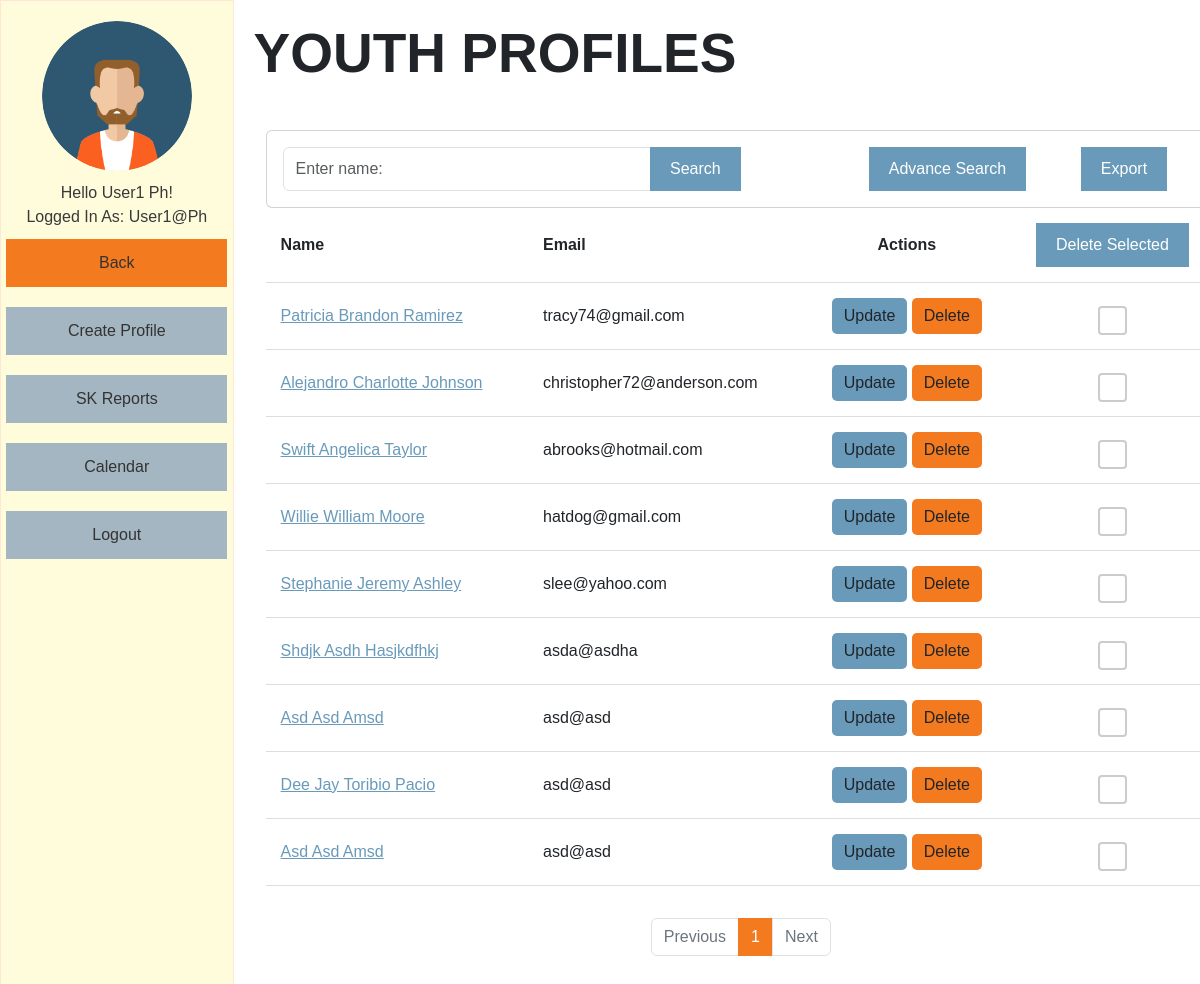
The page /viewprofile.php (signed in) on the database its author committed.
### tables this page shows
CREATE TABLE `profiles` (
  `id` int(11) NOT NULL,
  `lname` varchar(100) DEFAULT NULL,
  `fname` varchar(100) DEFAULT NULL,
  `mname` varchar(100) DEFAULT NULL,
  `suffix` varchar(20) DEFAULT NULL,
  `region` varchar(100) DEFAULT NULL,
  `province` varchar(100) DEFAULT NULL,
  `municipality` varchar(100) DEFAULT NULL,
  `barangay` varchar(100) DEFAULT NULL,
  `purok` varchar(100) DEFAULT NULL,
  `sex` varchar(10) DEFAULT NULL,
  `age` int(11) DEFAULT NULL,
  `email` varchar(100) DEFAULT NULL,
  `birth_month` varchar(20) DEFAULT NULL,
  `birth_day` varchar(20) DEFAULT NULL,
  `birth_year` varchar(20) DEFAULT NULL,
  `contactnumber` varchar(20) DEFAULT NULL,
  `civil_status` varchar(20) DEFAULT NULL,
  `youth_classification` varchar(100) DEFAULT NULL,
  `age_group` varchar(50) DEFAULT NULL,
  `work_status` varchar(50) DEFAULT NULL,
  `educational_background` varchar(50) DEFAULT NULL,
  `register_sk_voter` varchar(50) DEFAULT NULL,
  `voted_last_election` varchar(3) NOT NULL,
  `attended_kk` varchar(3) NOT NULL,
  `times_attended_kk` int(11) DEFAULT NULL,
  `date_created` varchar(50) NOT NULL,
  `barangay_code` varchar(50) DEFAULT NULL
);

### viewprofile.php (the view, shortened to what this page needs)
<?php
include("conne.php");
?>
<!DOCTYPE html>
<html>
<head>
    <link href="https://cdn.jsdelivr.net/npm/bootstrap@5.0.0-beta1/dist/css/bootstrap.min.css" rel="stylesheet">
    <link href="https://cdn.jsdelivr.net/npm/bootstrap@5.3.3/dist/css/bootstrap.min.css" rel="stylesheet">
    <link rel="stylesheet" type="text/css" href="src/temp.css">
    <link rel="stylesheet" type="text/css" href="src/css.css">
</head>
<body>
    <div class="sidebar">
        <img src="src/avatar.png" alt="Avatar">
        <p><?php echo "Hello " . $_SESSION['fname'] . " " . $_SESSION['lname'] . "!" . "<br>"; ?>
            Logged in as: <?php echo $_SESSION['email']; ?></p>
        <a href="homepage.php">Back</a>
        <a href="crud.php">Create Profile</a>
        <a href="records.php">SK Reports</a>
        <a href="calendar.php">Calendar</a>
        <a href="logout.php">Logout</a>
    </div>
    <div class="content">
        <h1>youth profiles</h1>
        <div class="search-container">
            <div class="container">
                <div class="row">
                    <div class="col-md-12">
                        <div class="card mt-4">
                            <div class="card-body">
                                <div class="row">
                                    <div class="col-md-7">
                                        <form action="" method="GET">
                                            <div class="input-group mb-3">
                                                <input type="text" name="search" value="<?php if (isset($_GET['search'])) {
                                                                                        echo $_GET['search'];
                                                                                    } ?>" class="form-control" placeholder="Enter name:">
                                                <button type="submit" class="btn btn-primary">Search</button>
                                                <div class="col-md-2">
                                                    <button style="margin-left: 129px; width: max-content; border-radius: 0" class="btn btn-primary"><a style="text-decoration: none; color: #fff;" type="button" href="advance_search.php">Advance Search</a></button>
                                                </div>
                                            </div>
                                        </form>
                                    </div>
                                    <div class="col-md-2">
                                        <button id="exportBtn" style="margin-left:144%">Export</button>
                                    </div>
                                </div>
                            </div>
                        </div>
                    </div>
                    <?php
                    $recordsPerPage = 20;
                    $currentPage = isset($_GET['page']) ? $_GET['page'] : 1;
                    $offset = ($currentPage - 1) * $recordsPerPage;
                    if (isset($_GET['search'])) {
                        $searchQuery = $_GET['search'];
                        $sql = "SELECT *,
                                       TIMESTAMPDIFF(YEAR,
                                                     CONVERT_TZ(STR_TO_DATE(CONCAT(birth_year,'-',birth_month,'-',birth_day), '%Y-%m-%d'), '+00:00', '+08:00'),
                                                     CURDATE()) AS age
                                FROM profiles
                                WHERE fname LIKE '%$searchQuery%' OR lname LIKE '%$searchQuery%' OR mname LIKE '%$searchQuery%' OR id LIKE '%$searchQuery%' OR email LIKE '%$searchQuery%'
                                ORDER BY id DESC
                                LIMIT $recordsPerPage OFFSET $offset";
                    } else {
                        $sql = "SELECT *,
                                       TIMESTAMPDIFF(YEAR,
                                                     CONVERT_TZ(STR_TO_DATE(CONCAT(birth_year,'-',birth_month,'-',birth_day), '%Y-%m-%d'), '+00:00', '+08:00'),
                                                     CURDATE()) AS age
                                FROM profiles
                                ORDER BY id DESC
                                LIMIT $recordsPerPage OFFSET $offset";
                    }
                    $result = mysqli_query($conn, $sql);
                    $totalCountSql = "SELECT COUNT(*) AS total FROM profiles";
                    $totalCountResult = mysqli_query($conn, $totalCountSql);
                    $totalCountRow = mysqli_fetch_assoc($totalCountResult);
                    $totalCount = $totalCountRow['total'];
                    $totalPages = ceil($totalCount / $recordsPerPage);
                    if ($result && mysqli_num_rows($result) > 0) {
                        ?>
                        <div class="section">
                            <form id="profilesForm" method="POST" action="delete_multiple.php">
                                <table>
                                    <tr>
                                        <th>Name</th>
                                        <th>Email</th>
                                        <th><center>Actions</center></th>
                                        <th>
                                            <center>
                                                <button style="border-radius: 0" type="submit" class="btn btn-danger btn-delete" onclick="return confirm('Are you sure you want to delete the selected profiles?');">
                                                    Delete Selected
                                                </button>
                                            </center>
                                        </th>
                                    </tr>
                                    <?php
                                    while ($row = mysqli_fetch_assoc($result)) {
                                        $id = $row['id'];
                                        $lname = $row['lname'];
                                        $fname = $row['fname'];
                                        $mname = $row['mname'];
                                        $email = $row['email'];
                                        $fullName = $fname . ' ' . $mname . ' ' . $lname;
                                        ?>
                                        <tr>
                                            <td>
                                                <a style="text-transform:capitalize" href="" class="profileNameLink" data-id="<?= $id; ?>"><?= $fullName; ?></a>
                                            </td>
                                            <td>
                                                <p style="text-transform:lowercase"><?= $email; ?></p>
                                            </td>
                                            <td>
                                                <center>
                                                    <a href="update.php?id=<?= $id; ?>" class="btn btn-primary">Update</a>
                                                    <a href="delete.php?id=<?= $id; ?>" class="btn btn-danger" onclick="return confirm('Are you sure you want to delete this profile?');">Delete</a>
                                                </center>
                                            </td>
                                            <td>
                                                <center>
                                                    <input type="checkbox" name="selectedProfiles[]" value="<?= $id; ?>">
                                                </center>
                                            </td>
                                        </tr>
                                    <?php
                                    }
                                    ?>
                                </table>
                            </form>
                            <div class="pagination">
                                <?php
                                echo '<nav aria-label="Page navigation example">';
                                echo '<ul class="pagination justify-content-center">';
                                $disabledPrev = ($currentPage == 1) ? "disabled" : "";
                                echo '<li class="page-item ' . $disabledPrev . '"><a class="page-link" href="?page=' . ($currentPage - 1) . '">Previous</a></li>';
                                for ($i = 1; $i <= $totalPages; $i++) {
                                    $activeClass = ($currentPage == $i) ? "active" : "";
                                    echo '<li class="page-item ' . $activeClass . '"><a class="page-link" href="?page=' . $i . '">' . $i . '</a></li>';
                                }
                                $disabledNext = ($currentPage == $totalPages || $totalPages == 0) ? "disabled" : "";
                                echo '<li class="page-item ' . $disabledNext . '"><a class="page-link" href="?page=' . ($currentPage + 1) . '">Next</a></li>';
                                echo '</ul>';
                                echo '</nav>';
                                ?>
                            </div>
                        </div>
                    <?php
                    }
                    ?>
                </div>
            </div>
        </div>
    </div>
</body>
</html>

### src/temp.css (style rules this page uses)
p { margin-bottom: 0; }
table, td, th { border-bottom: 1px solid #ddd; text-align: left; }
table { border-collapse: collapse; width: 100%; }
th, td { padding: 15px; }
.section { overflow-x:auto; }
h1 { font-size: 55px; text-transform: uppercase; font-family: Helvetica; font-weight: 700; }
.card-body { padding: 1rem 1rem 0rem 1rem; }
a { color: #699aba; }

### src/css.css (style rules this page uses)
body { font-family: "Helvetica", Arial, sans-serif; background-color: #f0f5f9; margin: 0; padding: 0; display: flex; height: 100vh; text-transform: capitalize; }
.sidebar { width: 20%; background-color: #fffcdc; padding-top: 20px; display: flex; flex-direction: column; align-items: center; border: 1px solid #fee7d6; }
.sidebar img { width: 150px; height: 150px; border-radius: 50%; margin-bottom: 10px; }
.sidebar p { color: #393939; text-align: center; }
.sidebar a { font-family: Arial, sans-serif; color: #333; text-decoration: none; margin: 10px 0; width: 80%; text-align: center; padding: 12px 18px; background-color: #a4b6c2; display: block; transition: background-color 0.3s ease; }
.sidebar a[href="homepage.php"] { background-color: #f37a1f; }
.content { width: 80%; padding: 20px; background-color: #fff; overflow-y: auto; text-transform: capitalize; }
.search-container { margin-top: 20px; }
.search-container form { display: flex; justify-content: center; align-items: center; }
.search-container button { padding: 10px 20px; font-size: 16px; border: none; background-color: #699aba; color: white; cursor: pointer; transition: background-color 0.3s ease; }
.btn-primary { background-color: #699aba; border: none; border-radius: 5px; }
.btn-danger { background-color: #f37a1f; border: none; color: #fff; }
h1 { font-size: 55px; text-transform: uppercase; font-family: Helvetica; font-weight: 700; }
.btn { font-weight: 400; line-height: 1.5; color: #212529; text-align: center; text-decoration: none; vertical-align: middle; cursor: pointer; -webkit-user-select: none; -moz-user-select: none; user-select: none; padding: .375rem .75rem; font-size: 1rem; transition: color .15s ease-in-out, background-color .15s ease-in-out, border-color .15s ease-in-out, box-shadow .15s ease-in-out; border-radius: 5px; }
.input-group .btn { z-index: 0; }
.pagination { display: flex; justify-content: center !important; margin-top: 16px; }
a.page-link { background-color: #699aba; color: black; }
.page-item.active .page-link { color: #fff; background-color: #f37a1f; border-color: #f37a1f; z-index: 0; }

### viewprofile.php (style rules this page uses)
input[type="checkbox"] { -webkit-appearance: none; -moz-appearance: none; appearance: none; width: 25px; height: 25px; border: 2px solid #ccc; border-radius: 4px; vertical-align: middle; position: relative; top: 4px; cursor: pointer; }

### rows shown on the page
profiles: fullName "Patricia Brandon Ramirez", email "tracy74@gmail.com"
profiles: fullName "Alejandro Charlotte Johnson", email "christopher72@anderson.com"
profiles: fullName "Swift Angelica Taylor", email "abrooks@hotmail.com"
profiles: fullName "Willie William Moore", email "hatdog@gmail.com"
profiles: fullName "Stephanie Jeremy Ashley", email "slee@yahoo.com"
profiles: fullName "Shdjk Asdh Hasjkdfhkj", email "asda@asdha"
profiles: fullName "Asd Asd Amsd", email "asd@asd"
profiles: fullName "Dee Jay Toribio Pacio", email "asd@asd"
profiles: fullName "Asd Asd Amsd", email "asd@asd"

### other values the page prints
$_SESSION['fname'] "User1"
$_SESSION['lname'] "Ph"
$_SESSION['email'] "User1@ph"
